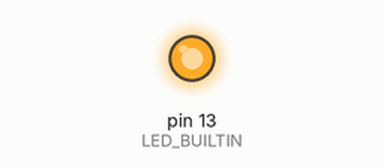
This sketch was run on a simulated Arduino Uno, built with avr-gcc and run on an emulated ATmega328P. Shown: output pins drawn as LEDs (lit = HIGH). What the sketch prints to the serial monitor is not drawn.

Above: at 0.1 s.
At 60.1 s:
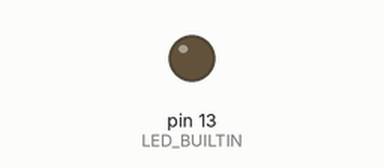
Timing chart, 0 to 61.6 s (numbered marks = the images above):
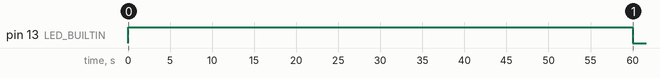

The sketch:

MQ7FlyingFish.ino
```cpp
 int sensorPin = A0;
 int sensorValue = 0;

 void setup() {

  pinMode(LED_BUILTIN, OUTPUT);
  // initialize the serial port
  Serial.begin(9600);
  Serial.println("MQ-7 Carbon Monoxide Sensor");
  Serial.println("with Arduino UNO R3 by Glanz and Freya");
 }

 void loop() {
  analogWrite(LED_BUILTIN, 255);  // turn the heater fully on
  delay(60000);
 // now reduce the heating power
  analogWrite(LED_BUILTIN, 72);  // turn the heater to approx 1,4V
  delay(90000);

  digitalWrite(LED_BUILTIN, HIGH);
  delay (50);

  sensorValue = analogRead(sensorPin);
  Serial.print("CO = "),Serial.print(sensorValue);
  Serial.println(" ppm");

 }
```

Measured:
- by itself, pin 13 (LED_BUILTIN): LOW → HIGH at 0.00 s, → LOW 60.0 s later
